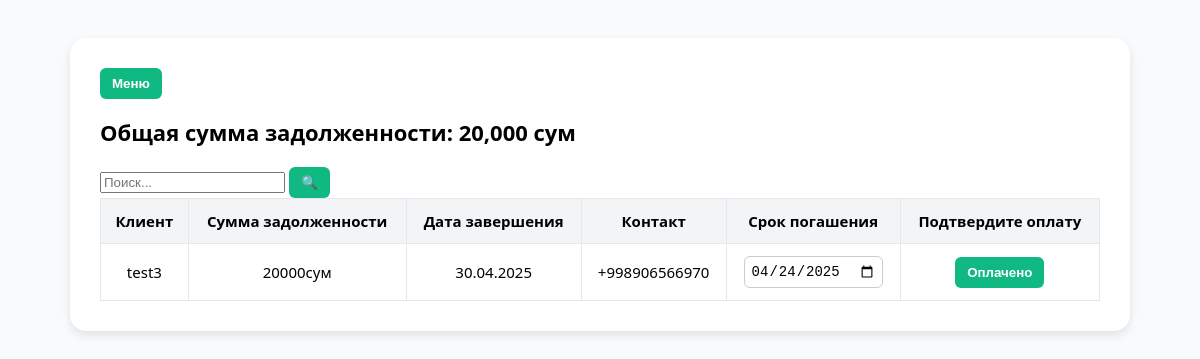
Page /debt/ (signed in) on the earlier database version.
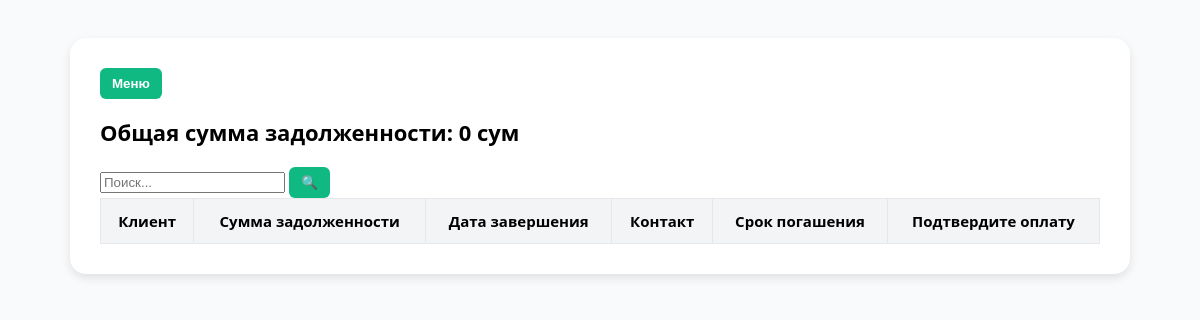
Same page on the later database version.
### backend/models.py (models this page shows, shortened)
class Orders(models.Model):
    Stage_CHOICES = [
        ("accepted", "Принят"),  # Accepted / Received
        ("design", "Проектирование"),  # Project Design / Planning
        ("technologist", "Технолог"),  # Technologist Stage
        ("manufacturing", "Производство"),  # Manufacturing
        ("assembly", "Сборка"),  # Assembly
        ("delivery", "Доставка"),  # Delivery
        ("order_ready", "Заказ готов"),  # Order Ready
        ("finished", "Завершён"),  # Fully Completed / Finished
    ]
    Social_CHOICES = [
        ("social", "Социальные сети"),
        ("cold_calls", "Холодные звонки"),
        ("word_of_mouth", "Сарафанное радио"),
    ]
    Stage_pod_CHOICES = [
        ("rezka","Резка"),
        ("svarka", "Сварка"),
        ("fill", "Покраска"),
        ("print", "Печать"),
    ]
    client=models.CharField(max_length=250)
    adress=models.CharField(max_length=250)
    order_sum=models.DecimalField(max_digits=10, decimal_places=2,default=0)
    order_predoplata=models.DecimalField(max_digits=10, decimal_places=2,default=0)
    description=models.TextField()
    phone=models.CharField(max_length=50)
    social=models.CharField(max_length=20, choices=Social_CHOICES)
    stage = models.CharField(max_length=20, choices=Stage_CHOICES)
    add_order=models.DateField()
    complete_order=models.DateField()
    rezka=models.BooleanField(default=False)
    svarka=models.BooleanField(default=False)
    fill=models.BooleanField(default=False)
    print=models.BooleanField(default=False)
    stage_pod=models.CharField(max_length=20, choices=Stage_pod_CHOICES,default="rezka")
    payment_data=models.DateField(null=True)
    complete_date=models.DateField(null=True)

### backend/views.py (the view, shortened to what this page needs)
# urls.py: path('debt/',views.Debt.as_view(),name='debt'),
class Debt(LoginRequiredMixin,TemplateView):
   template_name = 'debt.html'
   login_url = reverse_lazy('login')
   def get_context_data(self, *, object_list=None, **kwargs):
      context = super().get_context_data(**kwargs)
      search=self.request.GET.get("search")
      query=Orders.objects.filter(stage='order_ready')
      if search:
         query=query.filter(client__icontains=search)
      context['total_sum']=query.aggregate(total_sum=Sum(F('order_sum') - F('order_predoplata')))['total_sum'] or 0
      context['order']=query.values('client','complete_order','phone','payment_data','pk').annotate(dolg=F('order_sum') - F('order_predoplata'))
      return context

### backend/templates/debt.html (shortened to what this page needs)
{% load humanize %}
<!DOCTYPE html>
<html lang="ru">
<head>
</head>
<body>
<div class="container">
   <button class="btn add-btn"  onclick="window.location.href='{% url 'dashboard' %}'">Меню</button>
  <h2>Общая сумма задолженности: <span id="total-debt">{{total_sum|intcomma}} сум</span></h2>
  <form action="" method="GET">
  <div class="flex w-full max-w-md mx-auto mb-4">
  <input type="text" name="search" placeholder="Поиск..." class="flex-grow px-4 py-2 border border-gray-300 rounded-l-2xl focus:outline-none focus:ring-2 focus:ring-blue-400">
  <button type="submit"
          class="bg-blue-500 text-white px-4 py-2 rounded-r-2xl hover:bg-blue-600 transition">
    🔍
  </button>
    </form>
</div>
  <table id="debt-table">
    <thead>
      <tr>
        <th>Клиент</th>
        <th>Сумма задолженности</th>
        <th>Дата завершения</th>
        <th>Контакт</th>
        <th>Срок погашения</th>
        <th>Подтвердите оплату</th>
      </tr>
    </thead>
    <tbody>
    {% for item in order %}
      <tr data-id="{{item.pk}}">
        <td>{{item.client}}</td>
        <td>{{item.dolg}}сум</td>
        <td>{{item.complete_order|date:"d.m.Y"}}</td>
        <td>{{item.phone}}</td>
        <td><input type="date" value="{{ item.payment_data|date:'Y-m-d' }}" onchange="updateDate({{ item.pk }}, this.value)"></td>
        <td><button onclick="confirmPayment({{item.pk}})">Оплачено</button></td>
      </tr>
    {% endfor %}
    </tbody>
  </table>
</body>
</html>

Differences in the rows shown:
no longer on this page (row edited): Orders: client "test3", dolg "20000", complete_order "30.04.2025", phone "+998906566970", payment_data "04/24/2025"
Other differences:
{{ total_sum|intcomma }}: "20,000" → "0"
